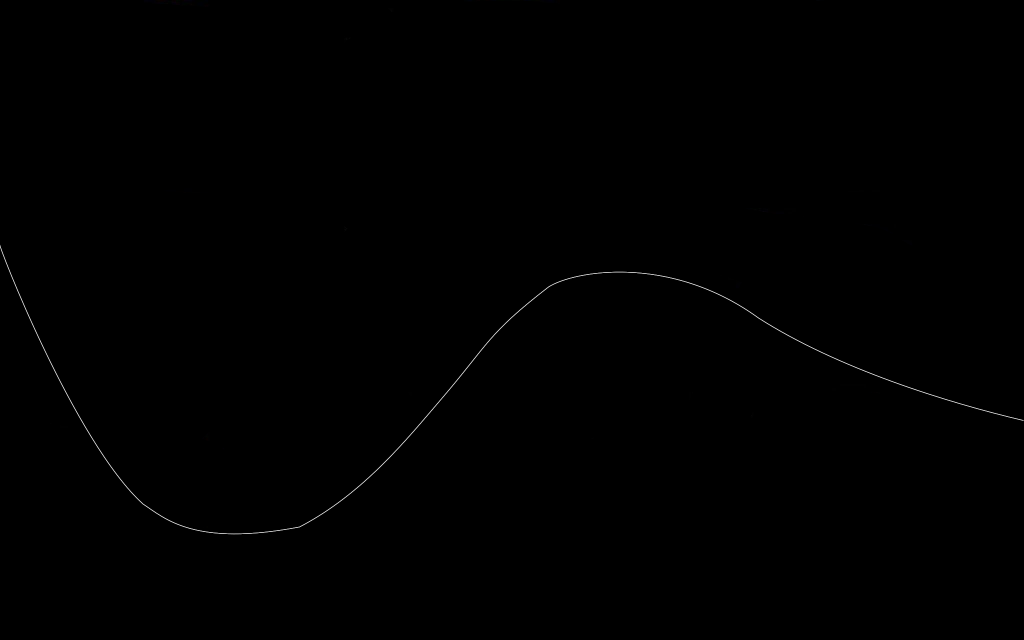
#> input picture tools/assets/scroller/path-upper.png, 2048 x 1280 px (shown at 1/2 size)
$ jupyter execute scroller.ipynb
#> lines starting #> are read from the running program, lines starting #| are printed output that depends on the picture
# generate "3d" points from 2d trajectories

### How to create trajectories

In GIMP. Have separated layer for upper and lower ribbon stripes. There are 8 stripes in total (character is 8 lines in height). Middle 6 stripes are interpolated.

Press B (or select Path tool), draw a path. Then right click on the path and select "Edit --> Stroke Path ...", select Stoke line, Line width=1.0px, Line Style. Confirm by button Stroke.

Than save each layer (each stripe) as a separate PNG file and continue with the code below.

Colors selected must be white for strokkes, black for background.

[cell 1]
# Read png file. Black Background with white trajectory

import numpy as np
import cv2
import matplotlib.pyplot as plt

RIBBON_LEN = 128
RIBBON_ROWS = 8
upper_img = 'assets/scroller/path-upper.png'
lower_img ='assets/scroller/path-lower.png'
OUT_DATA_FILE = '../data/scroller_data.inc'

ribbon_points: list[list[tuple[int, int]]] = [[] for _ in range(RIBBON_ROWS)]

def get_points_from_image(filename: str) -> list[tuple[int, int]]:  # [(x, y), ...]
    # Read image
#> called with filename = 'assets/scroller/path-upper.png'
    img = cv2.imread(filename, cv2.IMREAD_GRAYSCALE)
#> img: shape (1280, 2048); min 0, max 255, mean 0.4

    # Follow the white path from left to right and create a list of RIBBON_LEN equidistant points
    # Iterate over columns from first to last
    all_points = []
    for i in range(img.shape[1]):
        # get column
        col = img[:, i]
        # print indexes of all white pixels
        white = np.where(col > 25)[0]
        # Find middle of white pixels by averaging the indexes and rounding to integer
        pnt = int(np.mean(white))
        all_points.append((i, pnt))
#> this loop made 2048 passes
#> (white, pnt) on passes 1 to 3: ([489, 490, 491, 492, 493, 494, 495], 492), ([493, 494, 495, 496, 497, 498], 495), ([496, 497, 498, 499, 500, 501], 498)
#> after the loop, all_points = 2048 pairs, first value 0 to 2047, second value 492 to 1067
    return all_points

# calculate physical distance between center of points. Output a list of accumulative lengths.
def calculate_length(points: list[tuple[int, int]]) -> list[float]:
    lengths:list[float] = [.0]
    length: float = 0
    for i in range(len(points)-1):
        x1, y1 = points[i]
        x2, y2 = points[i+1]
        length += np.sqrt((x2-x1)**2 + (y2-y1)**2)
        lengths.append(length)
    return lengths

# find RIBBON_LEN equidistant points on the path
def calculate_ribbon_row(lengths: list[float], step: float, upper_points: list[tuple[int, int]]) -> list[tuple[int, int]]:
    ribbon_row: list[tuple[int, int]] = []
    for i in range(RIBBON_LEN):  # columns
        # find the point on the path where the distance is i * upper_step
        upper_index = 0
        while lengths[upper_index] < i * step:
            upper_index += 1
        # interpolate the points
        upper_x, upper_y = upper_points[upper_index]
        ribbon_row.append((upper_x, upper_y))
    assert len(ribbon_row) == RIBBON_LEN
    return ribbon_row

# for each column of ribbon points, take upmost and lowermost points and interpolate 6 points in between them
def interpolate_points():
    global ribbon_points
    assert len(ribbon_points[0]) == RIBBON_LEN
    assert len(ribbon_points[7]) == RIBBON_LEN
    for i in range(RIBBON_LEN):
        upper_x, upper_y = ribbon_points[0][i]
        lower_x, lower_y = ribbon_points[7][i]
        for j in range(1, 7):
            x = upper_x + (lower_x - upper_x) * j / 7
            y = upper_y + (lower_y - upper_y) * j / 7
            ribbon_points[j].append((int(x), int(y)))

[cell 2]
upper_points = get_points_from_image(upper_img)
#> upper_points has the same summary as all_points in get_points_from_image
lower_points = get_points_from_image(lower_img)
#> call 2 of get_points_from_image, with filename = 'assets/scroller/path-lower.png'
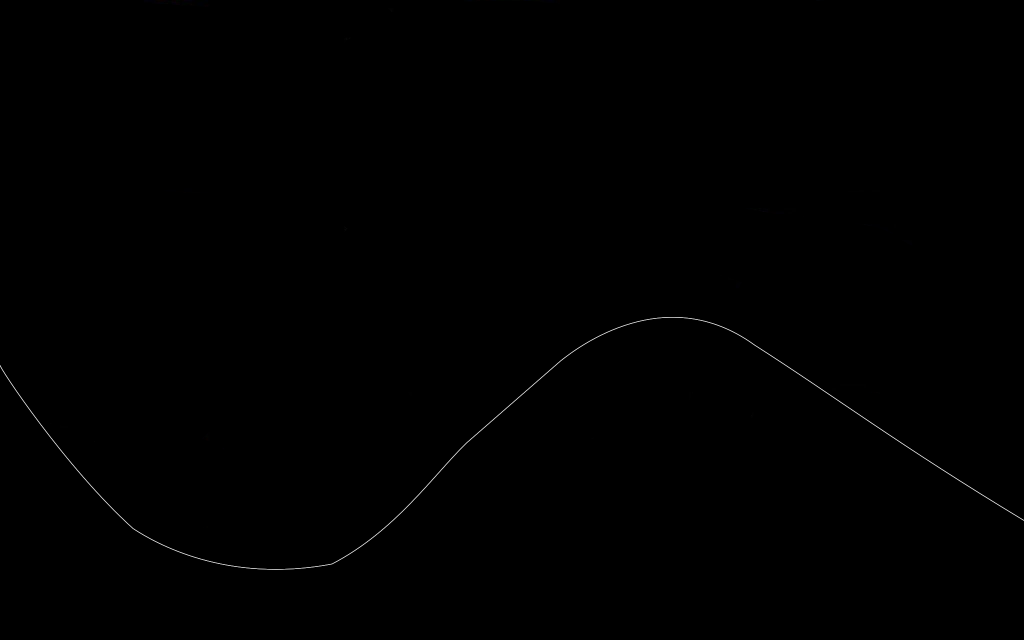
#> input picture tools/assets/scroller/path-lower.png, 2048 x 1280 px (shown at 1/2 size)
#> the loop in get_points_from_image (call 2), `for i in range(img.shape[1]):` made 2048 passes
#> (white, pnt) on passes 1 to 3: ([730, 731, 732, 733], 731), ([731, 732, 733, 734, 735], 733), ([733, 734, 735, 736, 737], 735)
#> after the loop in get_points_from_image (call 2), `for i in range(img.shape[1]):`: all_points = 2048 pairs, first value 0 to 2047, second value 634 to 1138
#> lower_points has the same summary as all_points in get_points_from_image
upper_lengths = calculate_length(upper_points)
#> the loop in calculate_length, `for i in range(len(points)-1):` made 2047 passes
#> (y1, y2, length) on passes 1 to 3: (492, 495, 3.16), (495, 498, 6.32), (498, 501, 9.49)
#> after the loop in calculate_length, `for i in range(len(points)-1):`: length = 2736.9; lengths = 2048 values from 0 to 2736.9
#> upper_lengths = 2048 values from 0 to 2736.9
lower_lengths = calculate_length(lower_points)
#> the loop in calculate_length (call 2), `for i in range(len(points)-1):` made 2047 passes
#> (y1, y2, length) on passes 1 to 3: (731, 733, 2.24), (733, 735, 4.47), (735, 736, 5.89)
upper_step = upper_lengths[-1] / RIBBON_LEN  # get total length of path as reported by the last element of the list (first column)
lower_step = lower_lengths[-1] / RIBBON_LEN
assert len(upper_lengths) == len(upper_points)
assert len(lower_lengths) == len(lower_points)

# ribbon_points contains RIBBON_ROWS rows of RIBBON_LEN points each. Point is defined as tuple (x, y). Row 0 is the top row.
ribbon_points[0] = calculate_ribbon_row(upper_lengths, upper_step, upper_points)
ribbon_points[7] = calculate_ribbon_row(lower_lengths, lower_step, lower_points)
interpolate_points()

[cell 3]
# Plot the ribbon points to the original image and output assembler data
# colors will be shades of gray starting intensity 256 down to 128 and will decrease by one for each column

orig_img = cv2.imread(upper_img, cv2.IMREAD_GRAYSCALE)
for i in range(RIBBON_LEN):
    for j in range(RIBBON_ROWS):
        x, y = ribbon_points[j][i]
        for dx in range(-1, 2):
            for dy in range(-1, 2):
                if 0 <= y + dy < orig_img.shape[0] and 0 <= x + dx < orig_img.shape[1]:
                    orig_img[y + dy, x + dx] = 256 - i
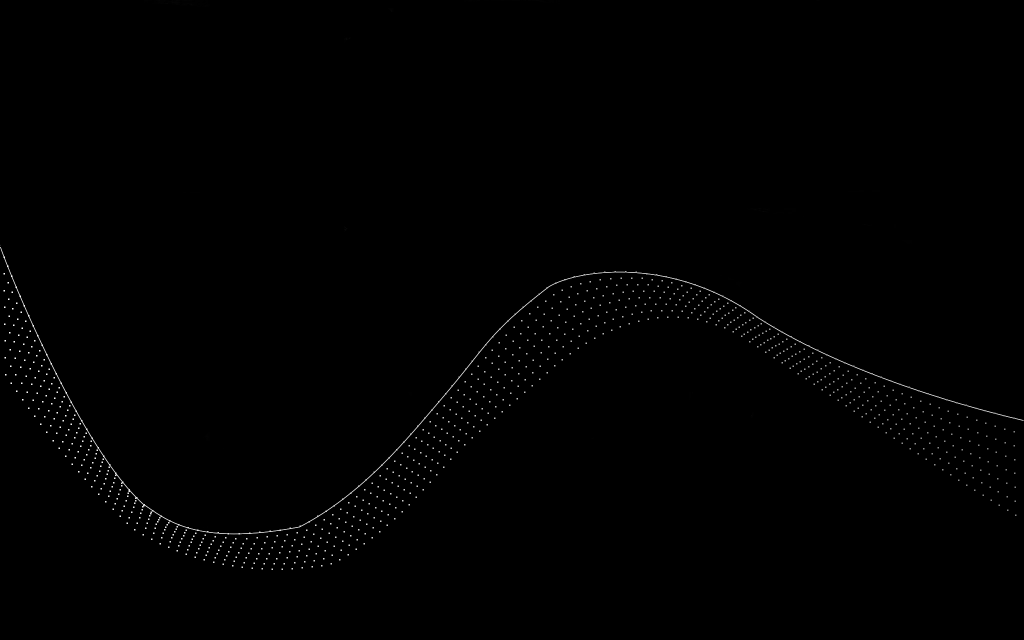
#> orig_img: shape (1280, 2048) (shown at 1/2 size); min 0, max 255, mean 1
plt.imshow(orig_img, cmap='gray')
plt.show()

with open(OUT_DATA_FILE, 'w') as f:
    # Output assembler data in hex( //.byte low x pos, y pos, hi x pos ...) each assembler line will have 8 points (whole column)
    for i in range(RIBBON_LEN):
        line_data = []
        for j in range(RIBBON_ROWS):
            x, y = ribbon_points[j][i]
            # scale down to resolution of 320x200
            x = x * 320 // orig_img.shape[1]
            y = y * 200 // orig_img.shape[0]
            line_data.append(f'${x & 0xff:02x}, ${y & 0xff:02x}, ${x >> 8:02x}')
        # print(f'.byte ' + ', '.join(line_data))
        f.write(f'.byte ' + ', '.join(line_data) + '\n')
